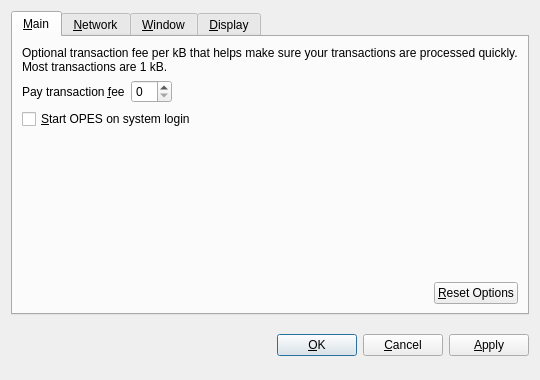
<?xml version="1.0" encoding="UTF-8"?>
<ui version="4.0">
 <class>OptionsDialog</class>
 <widget class="QDialog" name="OptionsDialog">
  <property name="geometry">
   <rect>
    <x>0</x>
    <y>0</y>
    <width>540</width>
    <height>380</height>
   </rect>
  </property>
  <property name="windowTitle">
   <string>Options</string>
  </property>
  <property name="modal">
   <bool>true</bool>
  </property>
  <layout class="QVBoxLayout" name="verticalLayout">
   <item>
    <widget class="QTabWidget" name="tabWidget">
     <property name="tabPosition">
      <enum>QTabWidget::North</enum>
     </property>
     <property name="currentIndex">
      <number>0</number>
     </property>
     <widget class="QWidget" name="tabMain">
      <attribute name="title">
       <string>&amp;Main</string>
      </attribute>
      <layout class="QVBoxLayout" name="verticalLayout_Main">
       <item>
        <widget class="QLabel" name="transactionFeeInfoLabel">
         <property name="text">
          <string>Optional transaction fee per kB that helps make sure your transactions are processed quickly. Most transactions are 1 kB.</string>
         </property>
         <property name="textFormat">
          <enum>Qt::PlainText</enum>
         </property>
         <property name="wordWrap">
          <bool>true</bool>
         </property>
        </widget>
       </item>
       <item>
        <layout class="QHBoxLayout" name="horizontalLayout_1_Main">
         <item>
          <widget class="QLabel" name="transactionFeeLabel">
           <property name="text">
            <string>Pay transaction &amp;fee</string>
           </property>
           <property name="textFormat">
            <enum>Qt::PlainText</enum>
           </property>
           <property name="buddy">
            <cstring>transactionFee</cstring>
           </property>
          </widget>
         </item>
         <item>
          <widget class="BitcoinAmountField" name="transactionFee"/>
         </item>
         <item>
          <spacer name="horizontalSpacer_1_Main">
           <property name="orientation">
            <enum>Qt::Horizontal</enum>
           </property>
           <property name="sizeHint" stdset="0">
            <size>
             <width>40</width>
             <height>20</height>
            </size>
           </property>
          </spacer>
         </item>
        </layout>
       </item>
       <item>
        <widget class="QCheckBox" name="bitcoinAtStartup">
         <property name="toolTip">
          <string>Automatically start OPES after logging in to the system.</string>
         </property>
         <property name="text">
          <string>&amp;Start OPES on system login</string>
         </property>
        </widget>
       </item>
       <item>
        <spacer name="verticalSpacer_Main">
         <property name="orientation">
          <enum>Qt::Vertical</enum>
         </property>
         <property name="sizeHint" stdset="0">
          <size>
           <width>20</width>
           <height>40</height>
          </size>
         </property>
        </spacer>
       </item>
       <item>
        <layout class="QHBoxLayout" name="horizontalLayout_2_Main">
         <item>
          <spacer name="horizontalSpacer_2_Main">
           <property name="orientation">
            <enum>Qt::Horizontal</enum>
           </property>
           <property name="sizeHint" stdset="0">
            <size>
             <width>40</width>
             <height>20</height>
            </size>
           </property>
          </spacer>
         </item>
         <item>
          <widget class="QPushButton" name="resetButton">
           <property name="toolTip">
            <string>Reset all client options to default.</string>
           </property>
           <property name="text">
            <string>&amp;Reset Options</string>
           </property>
           <property name="autoDefault">
            <bool>false</bool>
           </property>
          </widget>
         </item>
        </layout>
       </item>
      </layout>
     </widget>
     <widget class="QWidget" name="tabNetwork">
      <attribute name="title">
       <string>&amp;Network</string>
      </attribute>
      <layout class="QVBoxLayout" name="verticalLayout_Network">
       <item>
        <widget class="QCheckBox" name="mapPortUpnp">
         <property name="toolTip">
          <string>Automatically open the OPES client port on the router. This only works when your router supports UPnP and it is enabled.</string>
         </property>
         <property name="text">
          <string>Map port using &amp;UPnP</string>
         </property>
        </widget>
       </item>
       <item>
        <widget class="QCheckBox" name="connectSocks">
         <property name="toolTip">
          <string>Connect to the OPES network through a SOCKS proxy (e.g. when connecting through Tor).</string>
         </property>
         <property name="text">
          <string>&amp;Connect through SOCKS proxy:</string>
         </property>
        </widget>
       </item>
       <item>
        <layout class="QHBoxLayout" name="horizontalLayout_Network">
         <item>
          <widget class="QLabel" name="proxyIpLabel">
           <property name="text">
            <string>Proxy &amp;IP:</string>
           </property>
           <property name="textFormat">
            <enum>Qt::PlainText</enum>
           </property>
           <property name="buddy">
            <cstring>proxyIp</cstring>
           </property>
          </widget>
         </item>
         <item>
          <widget class="QValidatedLineEdit" name="proxyIp">
           <property name="maximumSize">
            <size>
             <width>140</width>
             <height>16777215</height>
            </size>
           </property>
           <property name="toolTip">
            <string>IP address of the proxy (e.g. 127.0.0.1)</string>
           </property>
          </widget>
         </item>
         <item>
          <widget class="QLabel" name="proxyPortLabel">
           <property name="text">
            <string>&amp;Port:</string>
           </property>
           <property name="textFormat">
            <enum>Qt::PlainText</enum>
           </property>
           <property name="buddy">
            <cstring>proxyPort</cstring>
           </property>
          </widget>
         </item>
         <item>
          <widget class="QLineEdit" name="proxyPort">
           <property name="maximumSize">
            <size>
             <width>55</width>
             <height>16777215</height>
            </size>
           </property>
           <property name="toolTip">
            <string>Port of the proxy (e.g. 9050)</string>
           </property>
          </widget>
         </item>
         <item>
          <widget class="QLabel" name="socksVersionLabel">
           <property name="text">
            <string>SOCKS &amp;Version:</string>
           </property>
           <property name="textFormat">
            <enum>Qt::PlainText</enum>
           </property>
           <property name="buddy">
            <cstring>socksVersion</cstring>
           </property>
          </widget>
         </item>
         <item>
          <widget class="QValueComboBox" name="socksVersion">
           <property name="toolTip">
            <string>SOCKS version of the proxy (e.g. 5)</string>
           </property>
          </widget>
         </item>
         <item>
          <spacer name="horizontalSpacer_Network">
           <property name="orientation">
            <enum>Qt::Horizontal</enum>
           </property>
           <property name="sizeHint" stdset="0">
            <size>
             <width>40</width>
             <height>20</height>
            </size>
           </property>
          </spacer>
         </item>
        </layout>
       </item>
       <item>
        <spacer name="verticalSpacer_Network">
         <property name="orientation">
          <enum>Qt::Vertical</enum>
         </property>
         <property name="sizeHint" stdset="0">
          <size>
           <width>20</width>
           <height>40</height>
          </size>
         </property>
        </spacer>
       </item>
      </layout>
     </widget>
     <widget class="QWidget" name="tabWindow">
      <attribute name="title">
       <string>&amp;Window</string>
      </attribute>
      <layout class="QVBoxLayout" name="verticalLayout_Window">
       <item>
        <widget class="QCheckBox" name="minimizeToTray">
         <property name="toolTip">
          <string>Show only a tray icon after minimizing the window.</string>
         </property>
         <property name="text">
          <string>&amp;Minimize to the tray instead of the taskbar</string>
         </property>
        </widget>
       </item>
       <item>
        <widget class="QCheckBox" name="minimizeOnClose">
         <property name="toolTip">
          <string>Minimize instead of exit the application when the window is closed. When this option is enabled, the application will be closed only after selecting Quit in the menu.</string>
         </property>
         <property name="text">
          <string>M&amp;inimize on close</string>
         </property>
        </widget>
       </item>
       <item>
        <spacer name="verticalSpacer_Window">
         <property name="orientation">
          <enum>Qt::Vertical</enum>
         </property>
         <property name="sizeHint" stdset="0">
          <size>
           <width>20</width>
           <height>40</height>
          </size>
         </property>
        </spacer>
       </item>
      </layout>
     </widget>
     <widget class="QWidget" name="tabDisplay">
      <attribute name="title">
       <string>&amp;Display</string>
      </attribute>
      <layout class="QVBoxLayout" name="verticalLayout_Display">
       <item>
        <layout class="QHBoxLayout" name="horizontalLayout_1_Display">
         <item>
          <widget class="QLabel" name="langLabel">
           <property name="text">
            <string>User Interface &amp;language:</string>
           </property>
           <property name="textFormat">
            <enum>Qt::PlainText</enum>
           </property>
           <property name="buddy">
            <cstring>lang</cstring>
           </property>
          </widget>
         </item>
         <item>
          <widget class="QValueComboBox" name="lang">
           <property name="toolTip">
            <string>The user interface language can be set here. This setting will take effect after restarting OPES.</string>
           </property>
          </widget>
         </item>
        </layout>
       </item>
       <item>
        <layout class="QHBoxLayout" name="horizontalLayout_2_Display">
         <item>
          <widget class="QLabel" name="unitLabel">
           <property name="text">
            <string>&amp;Unit to show amounts in:</string>
           </property>
           <property name="textFormat">
            <enum>Qt::PlainText</enum>
           </property>
           <property name="buddy">
            <cstring>unit</cstring>
           </property>
          </widget>
         </item>
         <item>
          <widget class="QValueComboBox" name="unit">
           <property name="toolTip">
            <string>Choose the default subdivision unit to show in the interface and when sending coins.</string>
           </property>
          </widget>
         </item>
        </layout>
       </item>
       <item>
        <widget class="QCheckBox" name="displayAddresses">
         <property name="toolTip">
          <string>Whether to show OPES addresses in the transaction list or not.</string>
         </property>
         <property name="text">
          <string>&amp;Display addresses in transaction list</string>
         </property>
        </widget>
       </item>
       <item>
        <spacer name="verticalSpacer_Display">
         <property name="orientation">
          <enum>Qt::Vertical</enum>
         </property>
         <property name="sizeHint" stdset="0">
          <size>
           <width>20</width>
           <height>40</height>
          </size>
         </property>
        </spacer>
       </item>
      </layout>
     </widget>
    </widget>
   </item>
   <item>
    <layout class="QHBoxLayout" name="horizontalLayout_Buttons">
     <item>
      <spacer name="horizontalSpacer_1">
       <property name="orientation">
        <enum>Qt::Horizontal</enum>
       </property>
       <property name="sizeHint" stdset="0">
        <size>
         <width>40</width>
         <height>48</height>
        </size>
       </property>
      </spacer>
     </item>
     <item>
      <widget class="QLabel" name="statusLabel">
       <property name="font">
        <font>
         <weight>75</weight>
         <bold>true</bold>
        </font>
       </property>
       <property name="text">
        <string/>
       </property>
       <property name="textFormat">
        <enum>Qt::PlainText</enum>
       </property>
       <property name="wordWrap">
        <bool>true</bool>
       </property>
      </widget>
     </item>
     <item>
      <spacer name="horizontalSpacer_2">
       <property name="orientation">
        <enum>Qt::Horizontal</enum>
       </property>
       <property name="sizeHint" stdset="0">
        <size>
         <width>40</width>
         <height>48</height>
        </size>
       </property>
      </spacer>
     </item>
     <item>
      <widget class="QPushButton" name="okButton">
       <property name="text">
        <string>&amp;OK</string>
       </property>
      </widget>
     </item>
     <item>
      <widget class="QPushButton" name="cancelButton">
       <property name="text">
        <string>&amp;Cancel</string>
       </property>
       <property name="autoDefault">
        <bool>false</bool>
       </property>
      </widget>
     </item>
     <item>
      <widget class="QPushButton" name="applyButton">
       <property name="text">
        <string>&amp;Apply</string>
       </property>
       <property name="autoDefault">
        <bool>false</bool>
       </property>
      </widget>
     </item>
    </layout>
   </item>
  </layout>
 </widget>
 <customwidgets>
  <customwidget>
   <class>BitcoinAmountField</class>
   <extends>QSpinBox</extends>
   <header>bitcoinamountfield.h</header>
  </customwidget>
  <customwidget>
   <class>QValueComboBox</class>
   <extends>QComboBox</extends>
   <header>qvaluecombobox.h</header>
  </customwidget>
  <customwidget>
   <class>QValidatedLineEdit</class>
   <extends>QLineEdit</extends>
   <header>qvalidatedlineedit.h</header>
  </customwidget>
 </customwidgets>
 <resources/>
 <connections/>
</ui>
